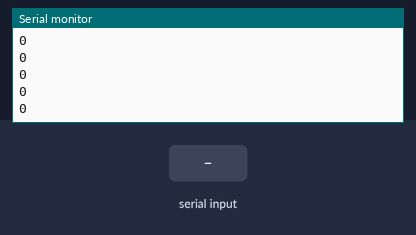
Bench run of a sketch on a simulated ESP8266 (NodeMCU). Shown: the last lines printed to the serial monitor. Inputs (shaded band) come from the test bench.

Above: at 1.2 s.
1.3 s: "1" received over the second serial link
At 2.2 s:
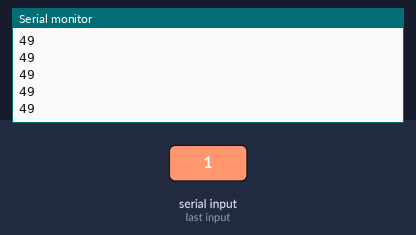
2.8 s: "0" received over the second serial link
At 3.4 s:
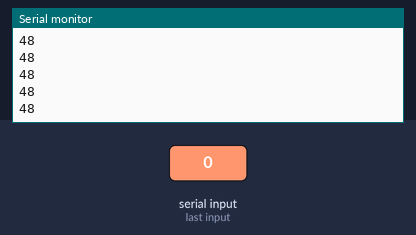
4.3 s: "2" received over the second serial link
At 5.2 s:
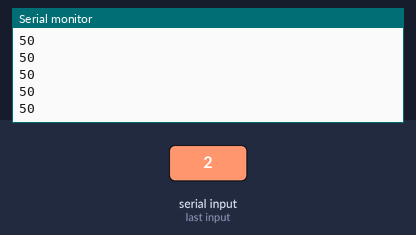
Timing chart, 0 to 7.3 s (numbered marks = the images above; inputs shaded):
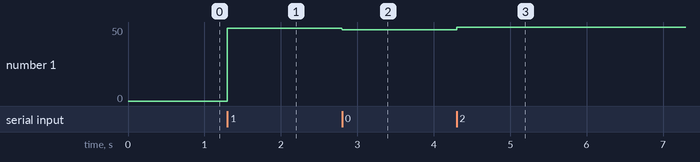

Measured:
- after the input at 1.3 s, the serial monitor: prints a new line at once (image 1)
- after the input at 2.8 s, the serial monitor: prints a new line at once (image 2)
- after the input at 4.3 s, the serial monitor: prints a new line at once (image 3)
- plotted number 1: 0 → 49 after the input at 1.3 s, 49 → 48 after the input at 2.8 s, 48 → 50 after the input at 4.3 s

The sketch:

node_connect.ino
```cpp
#include <SoftwareSerial.h>
SoftwareSerial s(D6,D5);
int data;

void setup() {
  // Initialize Serial port
  Serial.begin(9600);
  s.begin(9600);
}

void loop()
{
 s.write("s");
   Serial.println(data);
  if (s.available()>0)
  {
    data=s.read();
    Serial.println(data);
  }
}
```
